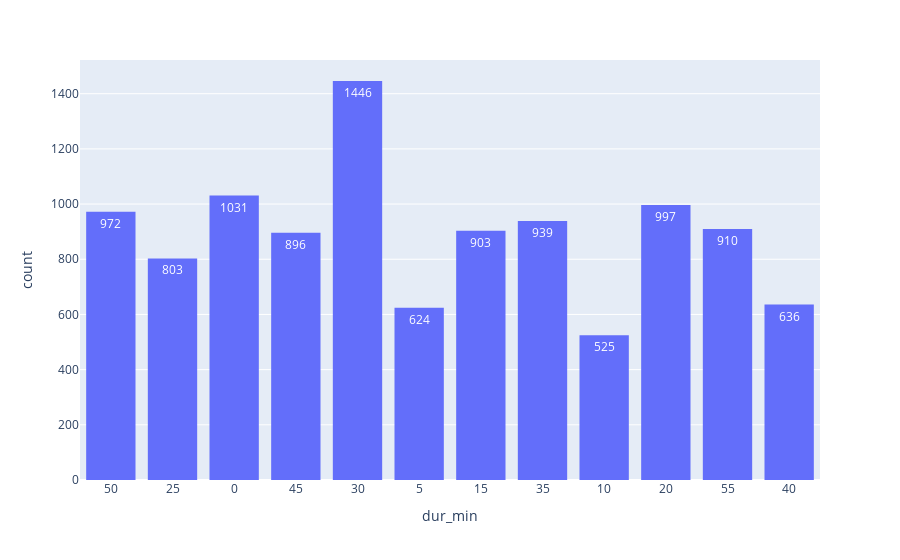

Notebook code cell kept with this figure:
### Code cell
px.histogram(data_frame=df , x = "dur_min",text_auto=True)

### Figure 1 — Plotly figure (JSON) as saved in the notebook; plotly's stock layout.template omitted (floating-point values rounded to 4 significant figures; data arrays with more than 128 entries replaced by an {"elided": "..."} marker saying what was removed)
{"data": [{"alignmentgroup": "True", "bingroup": "x", "hovertemplate": "dur_min=%{x}<br>count=%{y}<extra></extra>", "legendgroup": "", "marker": {"color": "#636efa", "pattern": {"shape": ""}}, "name": "", "offsetgroup": "", "orientation": "v", "showlegend": false, "texttemplate": "%{value}", "type": "histogram", "x": {"elided": "10682 str values"}, "xaxis": "x", "yaxis": "y"}], "layout": {"barmode": "relative", "legend": {"tracegroupgap": 0}, "margin": {"t": 60}, "xaxis": {"anchor": "y", "domain": [0, 1], "title": {"text": "dur_min"}}, "yaxis": {"anchor": "x", "domain": [0, 1], "title": {"text": "count"}}}}
